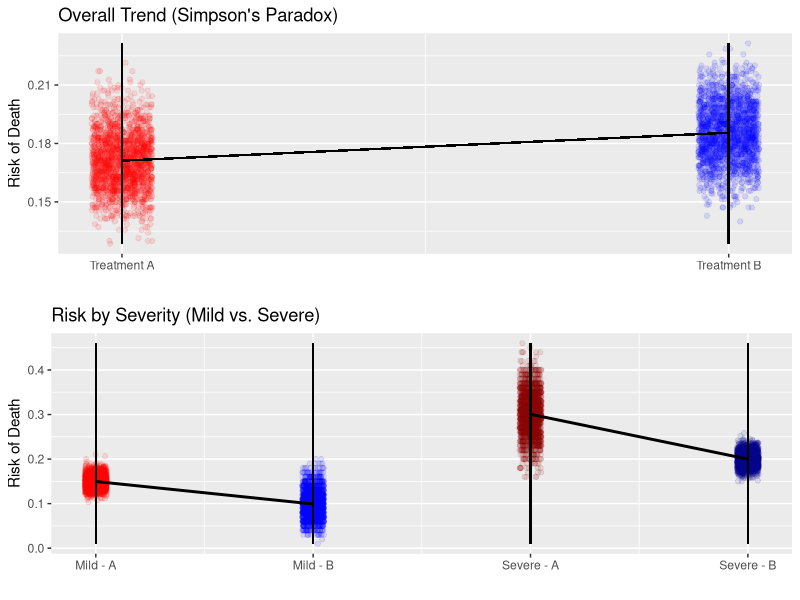
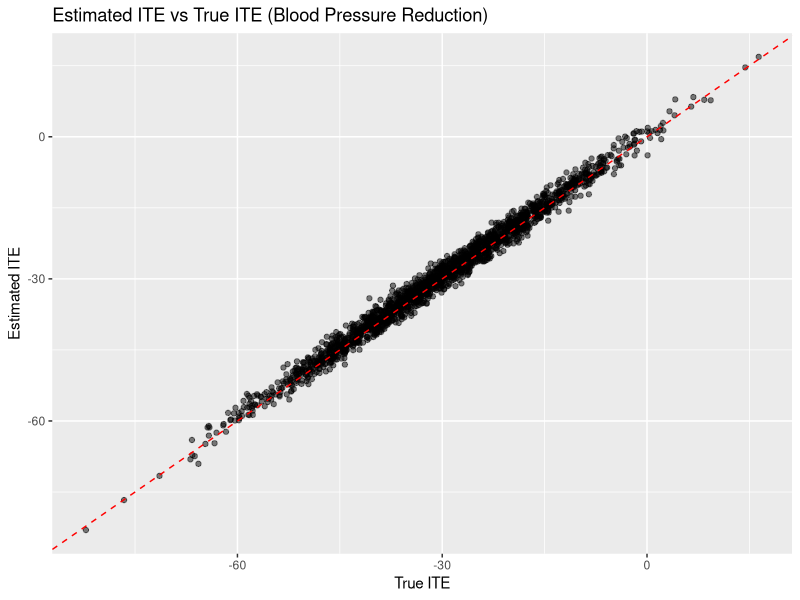
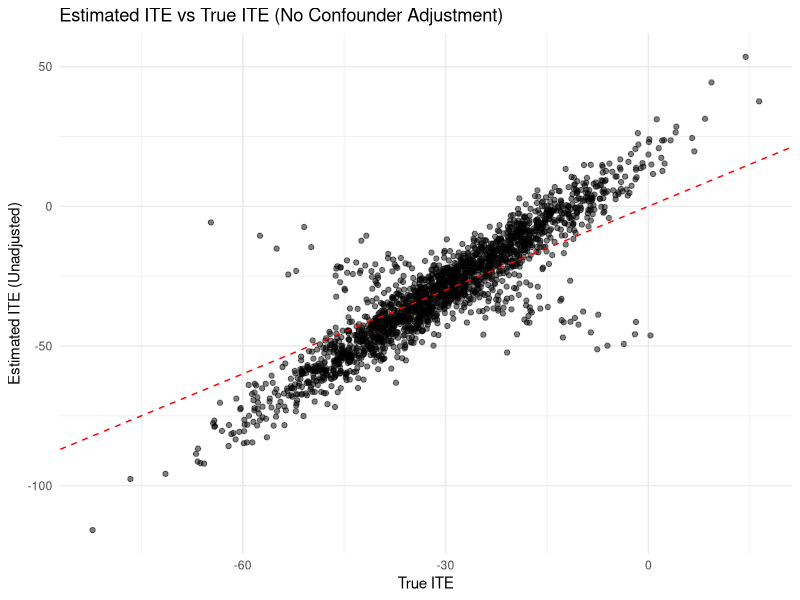
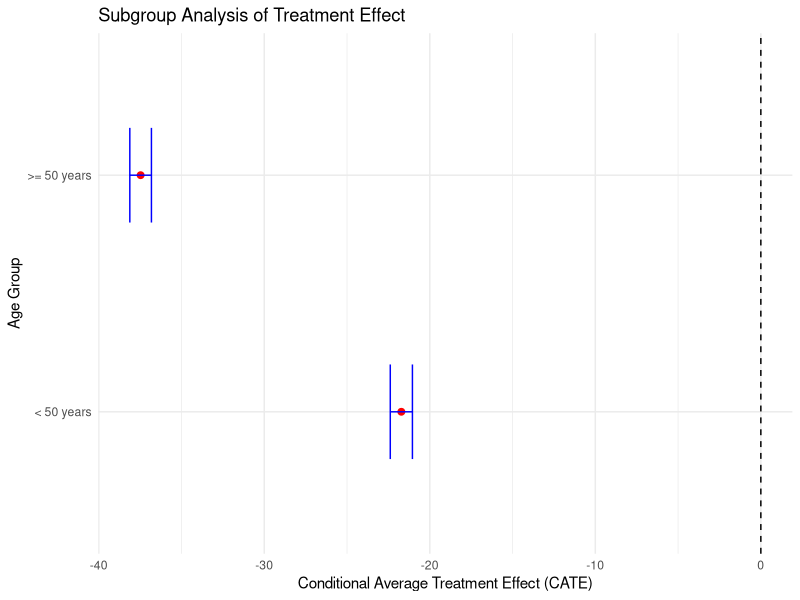
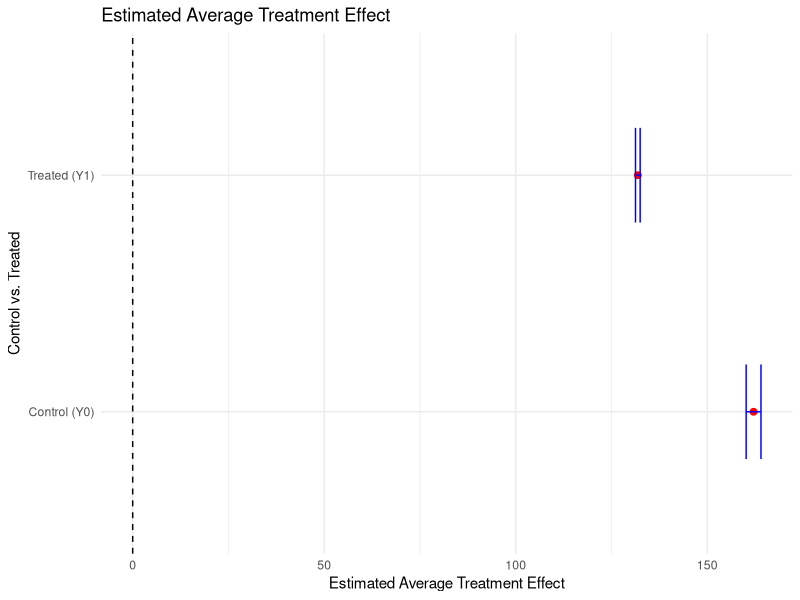
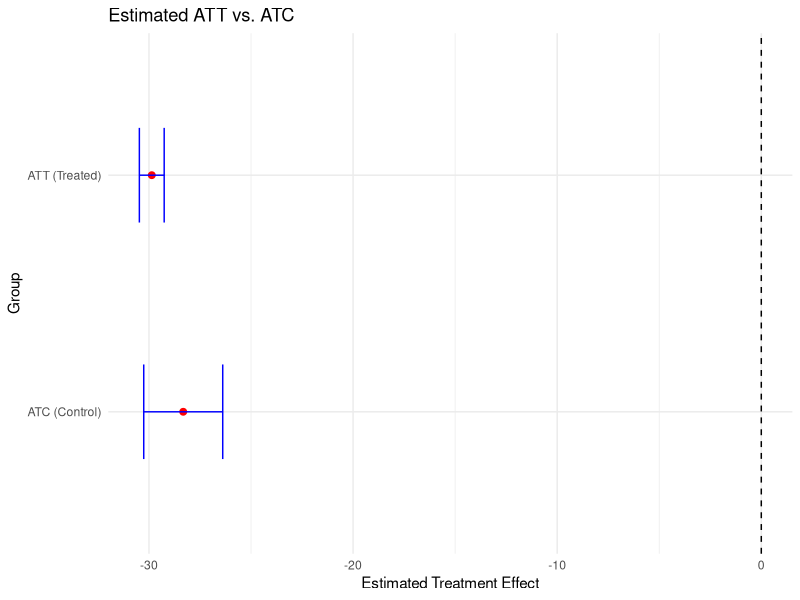

Generate these figures, in order, with R:
## ---- chunk 1

  suppressWarnings({
  library(ggplot2)
  library(dplyr)
  library(gridExtra)

  n_simulations <- 2000

  rate11 <- numeric(n_simulations)  # Mild and Treatment A
  rate12 <- numeric(n_simulations)  # Mild and Treatment B
  rate21 <- numeric(n_simulations)  # Severe and Treatment A
  rate22 <- numeric(n_simulations)  # Severe and Treatment B
  rate1  <- numeric(n_simulations)  # Total for Treatment A
  rate2  <- numeric(n_simulations)  # Total for Treatment B

  for (i in 1:n_simulations) {

  severity <- rep(c("Mild", "Severe"), each = 700)
  treatment <- c(rep("Treatment A", 600), rep("Treatment B", 100), rep("Treatment A", 100), rep("Treatment B", 600))
  outcome <- c(rbinom(600, 1, 0.15), rbinom(100, 1, 0.1), rbinom(100, 1, 0.3), rbinom(600, 1, 0.2))

  data <- data.frame(Severity = severity, Treatment = treatment, Outcome = outcome)

  death_counts <- tapply(data$Outcome, list(data$Severity, data$Treatment), sum)
  total_counts <- table(data$Severity, data$Treatment)
  proportions <- death_counts / total_counts
  
  rate11[i] <- proportions["Mild", "Treatment A"]  
  rate12[i] <- proportions["Mild", "Treatment B"]  
  rate21[i] <- proportions["Severe", "Treatment A"]  
  rate22[i] <- proportions["Severe", "Treatment B"]  
  rate1[i]  <- sum(death_counts["Mild", "Treatment A"], death_counts["Severe", "Treatment A"]) / 
               sum(total_counts["Mild", "Treatment A"], total_counts["Severe", "Treatment A"]) 
  rate2[i]  <- sum(death_counts["Mild", "Treatment B"], death_counts["Severe", "Treatment B"]) / 
               sum(total_counts["Mild", "Treatment B"], total_counts["Severe", "Treatment B"])
  }

  avg_rate11 <- mean(rate11) * 100  
  avg_rate12 <- mean(rate12) * 100
  avg_rate21 <- mean(rate21) * 100
  avg_rate22 <- mean(rate22) * 100
  avg_rate1  <- mean(rate1) * 100
  avg_rate2  <- mean(rate2) * 100

  final_table <- data.frame(
    Treatment = c("Treatment A", "Treatment B"),
    Mild_Avg = paste(round(c(avg_rate11, avg_rate12), 1), "%"),
    Severe_Avg = paste(round(c(avg_rate21, avg_rate22), 1), "%"),
    Total_Avg = paste(round(c(avg_rate1, avg_rate2), 1), "%")
  )

  print(final_table)

  overall_plot_data <- data.frame(
    X_Pos = rep(c(1, 2), each = n_simulations), 
    Death_rate = c(rate1, rate2),  
    Treatment = rep(c("Treatment A", "Treatment B"), each = n_simulations)  
  )

  p1 <- ggplot(overall_plot_data, aes(x = X_Pos, y = Death_rate, color = Treatment)) +
    geom_point(alpha = 0.1, position = position_jitter(width = 0.05, height = 0), show.legend = FALSE) +
    geom_segment(aes(x = 1, xend = 1, y = min(Death_rate), yend = max(Death_rate)), color = "black") +  
    geom_segment(aes(x = 2, xend = 2, y = min(Death_rate), yend = max(Death_rate)), color = "black") + 
    geom_segment(aes(x = 1, y = avg_rate1 / 100, xend = 2, yend = avg_rate2 / 100), color = "black") + 
    scale_x_continuous(breaks = c(1, 2), labels = c("Treatment A", "Treatment B")) +  
    scale_color_manual(values = c("Treatment A" = "red", "Treatment B" = "blue")) +  
    labs(x = "", y = "Risk of Death", title = "Overall Trend (Simpson's Paradox)")

  plot_data_p2 <- data.frame(
    X_Pos = rep(c(1, 2, 3, 4), each = n_simulations), 
    Death_rate = c(rate11, rate12, rate21, rate22),  
    Group = rep(c("Mild - Treatment A", "Mild - Treatment B", "Severe - Treatment A", "Severe - Treatment B"), each = n_simulations),
    Severity = rep(c("Mild", "Mild", "Severe", "Severe"), each = n_simulations)  
  )

  p2 <- ggplot(plot_data_p2, aes(x = X_Pos, y = Death_rate, color = Group)) +
    geom_point(alpha = 0.1, position = position_jitter(width = 0.05, height = 0)) +  
    geom_segment(aes(x = 1, xend = 1, y = min(Death_rate), yend = max(Death_rate)), color = "black") +  
    geom_segment(aes(x = 2, xend = 2, y = min(Death_rate), yend = max(Death_rate)), color = "black") +  
    geom_segment(aes(x = 3, xend = 3, y = min(Death_rate), yend = max(Death_rate)), color = "black") +  
    geom_segment(aes(x = 4, xend = 4, y = min(Death_rate), yend = max(Death_rate)), color = "black") +  
    geom_smooth(data = subset(plot_data_p2, Severity == "Mild"), method = "lm", se = FALSE, color = "black") +  
    geom_smooth(data = subset(plot_data_p2, Severity == "Severe"), method = "lm", se = FALSE, color = "black") +  
    scale_x_continuous(breaks = c(1, 2, 3, 4), labels = c("Mild - A", "Mild - B", "Severe - A", "Severe - B")) +  
    scale_color_manual(values = c("Mild - Treatment A" = "red", "Mild - Treatment B" = "blue", 
                                  "Severe - Treatment A" = "darkred", "Severe - Treatment B" = "darkblue")) +  
    guides(color = "none") +  
    labs(x = "", y = "Risk of Death", title = "Risk by Severity (Mild vs. Severe)")

  grid.arrange(p1, p2, nrow = 2)
 
  regression_data <- data.frame(
    Death_rate = c(rate11, rate12, rate21, rate22),  
    Treatment = rep(c(0, 1, 0, 1), each = n_simulations),  # 0 = Treatment A, 1 = Treatment B
    Severity = rep(c(0, 0, 1, 1), each = n_simulations)   # 0 = Mild, 1 = Severe
  )

  regression_data$Treatment <- as.numeric(regression_data$Treatment)
  regression_data$Severity <- as.numeric(regression_data$Severity)

  regression_data$Interaction <- regression_data$Treatment * regression_data$Severity

  model <- lm(Death_rate ~ Treatment + Severity + Interaction, data = regression_data)
  
  unique(predict(model))
  })

## ---- chunk 2

n <- 2000

age <- rnorm(n, mean = 50, sd = 10)
bmi <- rnorm(n, mean = 25, sd = 4)
cholesterol <- rnorm(n, mean = 200, sd = 30)

treatment <- rbinom(n, 1, plogis(0.05 * age + 0.01 * cholesterol - 2)) ## Older people more likely to get treatment

y_0 <- 140 - 0.5 * age + 0.3 * bmi + 0.2 * cholesterol + rnorm(n, sd = 5)
y_1 <- y_0 - (40 + 1.0 * age - 0.3 * cholesterol) + rnorm(n, sd = 1.5)
y <- ifelse(treatment == 1, y_1, y_0)

true_ite <- y_1 - y_0

data <- data.frame(
  age,
  bmi,
  cholesterol,
  treatment,
  y,
  true_ite
)

head(data)

## ---- chunk 3

control_model <- lm(y ~ age + bmi + cholesterol, data = data, subset = (treatment == 0))
treatment_model <- lm(y ~ age + bmi + cholesterol, data = data, subset = (treatment == 1))

data$y0_hat <- predict(control_model, newdata = data) 
data$y1_hat <- predict(treatment_model, newdata = data)  

data$ite_estimate <- data$y1_hat - data$y0_hat

head(data[c("ite_estimate", "y0_hat", "y1_hat")])

## ---- chunk 4

library(ggplot2)

ggplot(data, aes(x = true_ite, y = ite_estimate)) + 
  geom_point(alpha = 0.5) + 
  geom_abline(slope = 1, intercept = 0, col = "red", linetype = "dashed") + 
  labs(title = "Estimated ITE vs True ITE (Blood Pressure Reduction)",
      x = "True ITE",
      y = "Estimated ITE")

## ---- chunk 5

y0_hat_simple <- mean(data$y[data$treatment == 0])  
y1_hat_simple <- mean(data$y[data$treatment == 1])  

data$y0_hat_simple <- ifelse(data$treatment == 1, y0_hat_simple, data$y)  
data$y1_hat_simple <- ifelse(data$treatment == 0, y1_hat_simple, data$y)  

data$ite_estimate_simple <- data$y1_hat_simple - data$y0_hat_simple

ggplot(data, aes(x = true_ite, y = ite_estimate_simple)) + 
  geom_point(alpha = 0.5) + 
  geom_abline(slope = 1, intercept = 0, col = "red", linetype = "dashed") + 
  labs(title = "Estimated ITE vs True ITE (No Confounder Adjustment)",
       x = "True ITE",
       y = "Estimated ITE (Unadjusted)") +
  theme_minimal()

## ---- chunk 6

top_beneficiaries <- data[order(data$ite_estimate), ][1:10, ]
top_beneficiaries[, c("age", "bmi", "cholesterol", "ite_estimate")]

## ---- chunk 7

threshold <- 50

cate_young <- mean(data$ite_estimate[data$age < threshold])
cate_old <- mean(data$ite_estimate[data$age >= threshold])

## ---- chunk 8

results <- data.frame(
  age_group = c("< 40 years", ">= 40 years"),
  cate_estimate = c(cate_young, cate_old)
)

print(results)

## ---- chunk 9

cate_young_se <- sd(data$ite_estimate[data$age < threshold]) / sqrt(sum(data$age < threshold))
cate_old_se <- sd(data$ite_estimate[data$age >= threshold]) / sqrt(sum(data$age >= threshold))

results <- data.frame(
  age_group = c("< 50 years", ">= 50 years"),
  cate_estimate = c(cate_young, cate_old),
  lower = c(cate_young - 1.96 * cate_young_se, cate_old - 1.96 * cate_old_se),
  upper = c(cate_young + 1.96 * cate_young_se, cate_old + 1.96 * cate_old_se)
)

ggplot(results, aes(y = age_group, x = cate_estimate)) +
  geom_point(color = "red", size = 2) +  
  geom_errorbar(aes(xmin = lower, xmax = upper), width = 0.4, color = "blue") + 
  geom_vline(xintercept = 0, linetype = "dashed", color = "black") + 
  labs(title = "Subgroup Analysis of Treatment Effect",
       x = "Conditional Average Treatment Effect (CATE)",
       y = "Age Group") +
  theme_minimal()

## ---- chunk 10

ate <- mean(data$ite_estimate)

print(paste("The Average Treatment Effect (ATE) is", round(ate, 2)))

## ---- chunk 11

control_se <- sd(data$ite_estimate[data$treatment == 0]) / sqrt(sum(data$treatment == 0))
treated_se <- sd(data$ite_estimate[data$treatment == 1]) / sqrt(sum(data$treatment == 1))

control_mean <- mean(data$y0_hat[data$treatment == 0])
treated_mean <- mean(data$y1_hat[data$treatment == 1])

results <- data.frame(
  group = c("Control (Y0)", "Treated (Y1)"),
  ate_estimate = c(control_mean, treated_mean),
  lower = c(control_mean - 1.96 * control_se, treated_mean - 1.96 * treated_se),
  upper = c(control_mean + 1.96 * control_se, treated_mean + 1.96 * treated_se)
)

ggplot(results, aes(y = group, x = ate_estimate)) +
  geom_point(color = "red", size = 2) +  
  geom_errorbar(aes(xmin = lower, xmax = upper), width = 0.4, color = "blue") + 
  geom_vline(xintercept = 0, linetype = "dashed", color = "black") + 
  labs(title = "Estimated Average Treatment Effect",
       x = "Estimated Average Treatment Effect",
       y = "Control vs. Treated") +
  theme_minimal()

## ---- chunk 12

att <- mean(data$ite_estimate[data$treatment == 1])

print(paste("The Average Treatment Effect on the Treated (ATT) is", round(att, 2)))

## ---- chunk 13

atc <- mean(data$ite_estimate[data$treatment == 0])

print(paste("The Average Treatment Effect on the Control (ATC) is", round(atc, 2)))

## ---- chunk 14

att_se <- sd(data$ite_estimate[data$treatment == 1]) / sqrt(sum(data$treatment == 1))
atc_se <- sd(data$ite_estimate[data$treatment == 0]) / sqrt(sum(data$treatment == 0))

results <- data.frame(
  group = c("ATT (Treated)", "ATC (Control)"),
  estimate = c(att, atc),
  lower = c(att - 1.96 * att_se, atc - 1.96 * atc_se),
  upper = c(att + 1.96 * att_se, atc + 1.96 * atc_se)
)

ggplot(results, aes(y = group, x = estimate)) +
  geom_point(color = "red", size = 2) +  
  geom_errorbar(aes(xmin = lower, xmax = upper), width = 0.4, color = "blue") + 
  geom_vline(xintercept = 0, linetype = "dashed", color = "black") + 
  labs(title = "Estimated ATT vs. ATC",
       x = "Estimated Treatment Effect",
       y = "Group") +
  theme_minimal()
